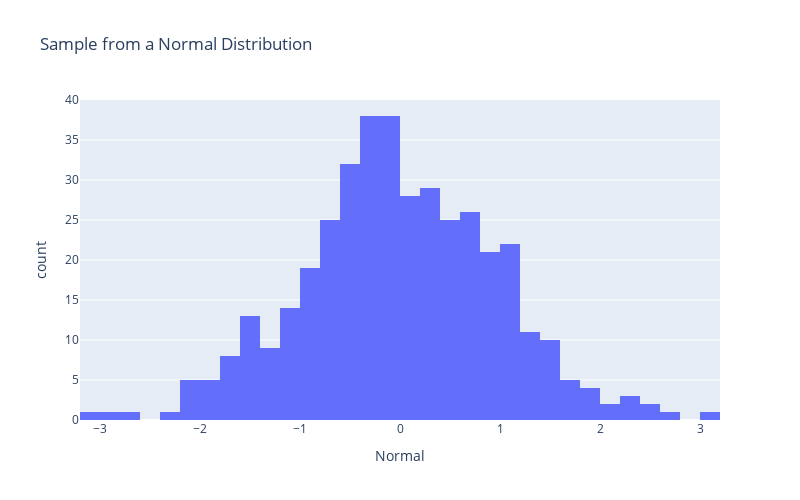

The code cell stored with this chart in its notebook:
### Markdown cell above
2. Add a title to your chart by passing a string as the input `title` into the function `histogram`
3. And customise the size of the figure by using the inputs `height` and `width`. Both have to be integers and correspond to the size of the figure in pixels.

### Code cell
fig = px.histogram(df, x="Normal", 
                   height = 500, width = 800,
                   title='Sample from a Normal Distribution')
fig.show()

### Figure 1 — Plotly figure (JSON) as saved in the notebook; plotly's stock layout.template omitted (floating-point values rounded to 4 significant figures; data arrays with more than 128 entries replaced by an {"elided": "..."} marker saying what was removed)
{"data": [{"alignmentgroup": "True", "bingroup": "x", "hovertemplate": "Normal=%{x}<br>count=%{y}<extra></extra>", "legendgroup": "", "marker": {"color": "#636efa", "pattern": {"shape": ""}}, "name": "", "offsetgroup": "", "orientation": "v", "showlegend": false, "type": "histogram", "x": {"elided": "400 float values"}, "xaxis": "x", "yaxis": "y"}], "layout": {"barmode": "relative", "height": 500, "legend": {"tracegroupgap": 0}, "title": {"text": "Sample from a Normal Distribution"}, "width": 800, "xaxis": {"anchor": "y", "domain": [0, 1], "title": {"text": "Normal"}}, "yaxis": {"anchor": "x", "domain": [0, 1], "title": {"text": "count"}}}}
